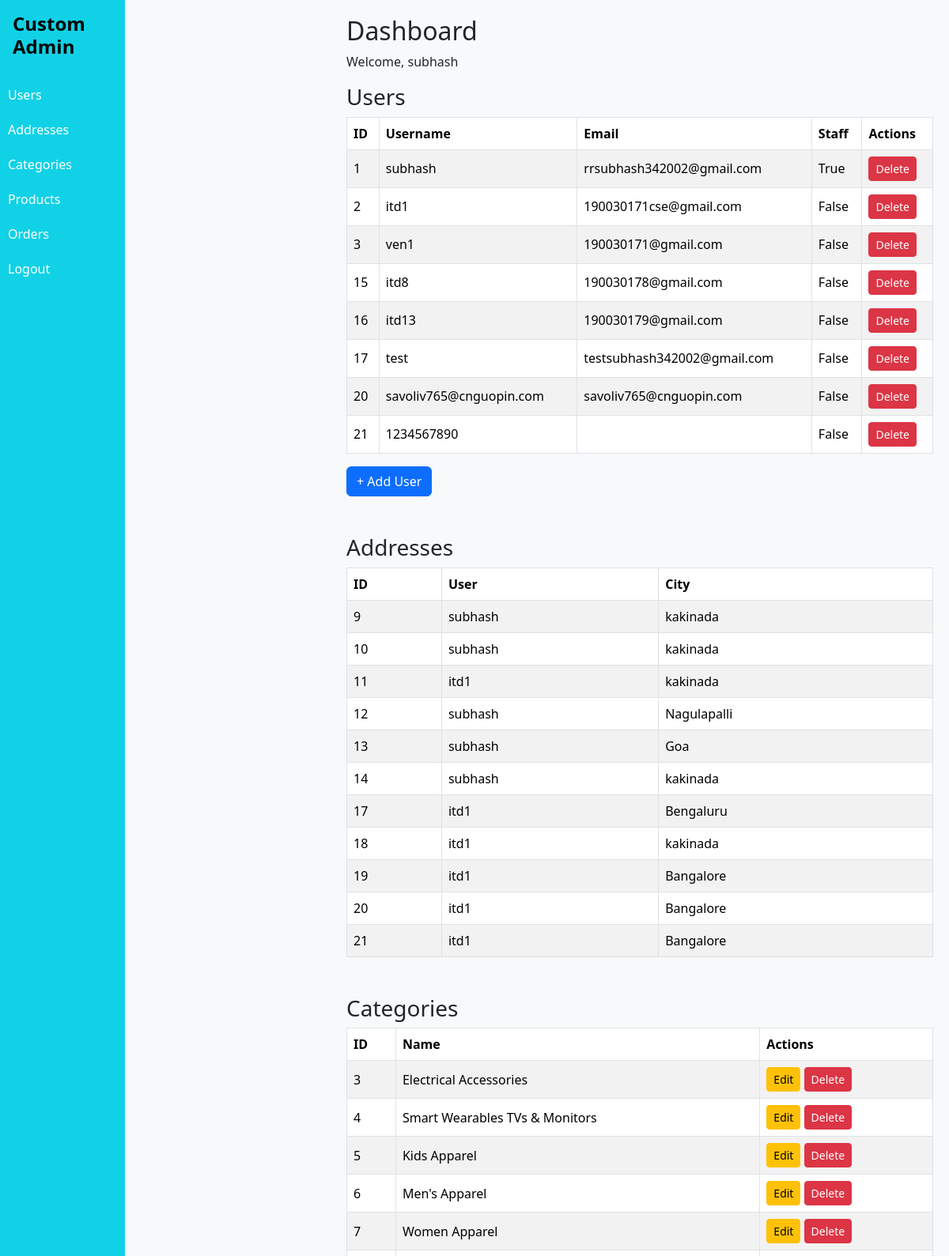
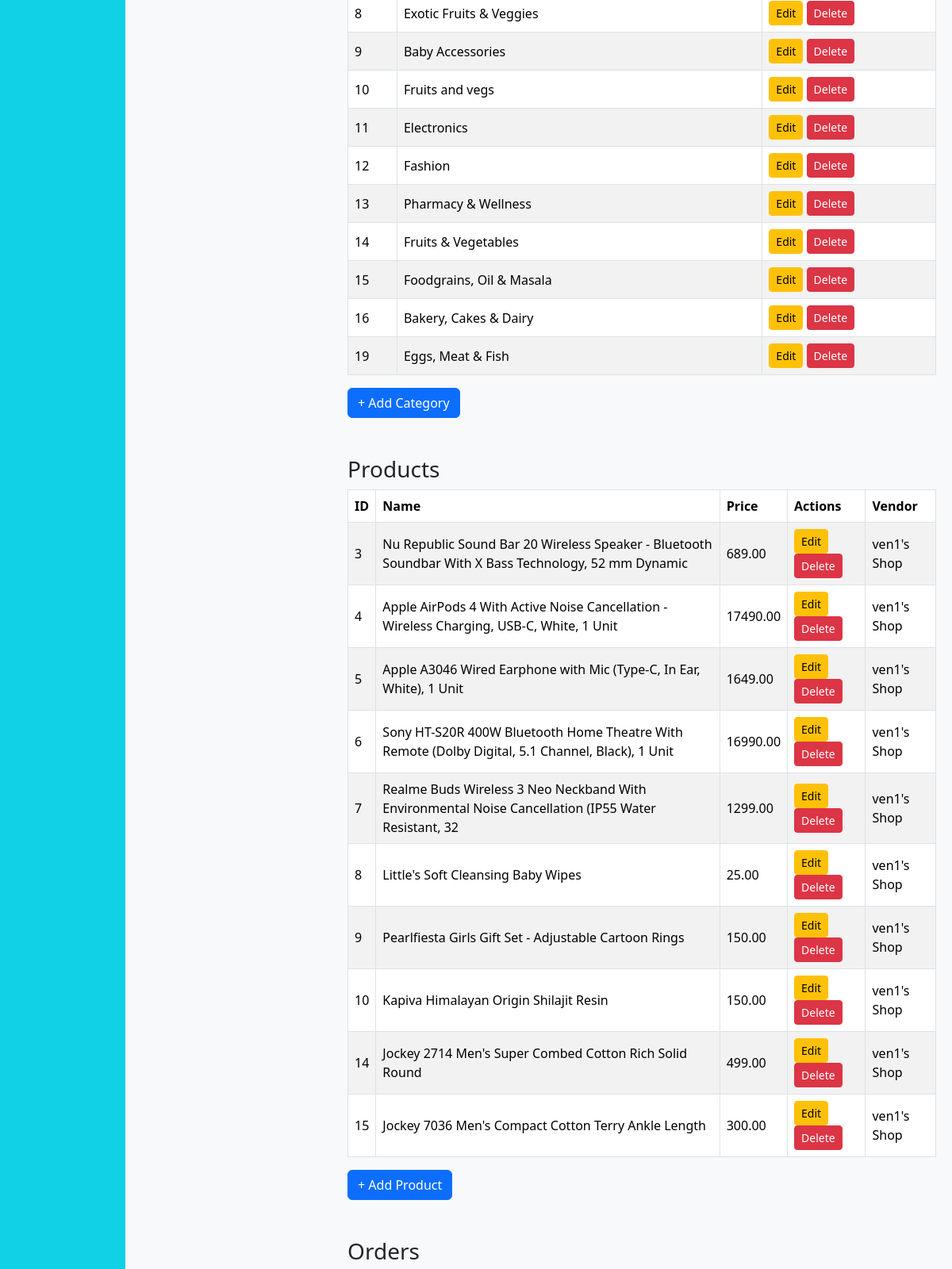
The page /dashboard/ (signed in, upper part) on the database its author committed (2 pictures, top to bottom).
### accounts/models.py (models this page shows, shortened)
class Address(models.Model):
    user = models.ForeignKey(User, on_delete=models.CASCADE, related_name="addresses")
    customer_name = models.CharField(max_length=100, blank=True, null=True)
    customer_email = models.CharField(max_length=100, blank=True, null=True)
    customer_phone = models.CharField(max_length=100, blank=True, null=True)
    address_line = models.TextField()
    city = models.CharField(max_length=64)
    state = models.CharField(max_length=64, blank=True, null=True)
    pincode = models.CharField(max_length=12, blank=True, null=True)
    address_type = models.CharField(max_length=12, blank=True, null=True,default="home")
    is_default = models.BooleanField(default=False)

### products/models.py (models this page shows, shortened)
class Category(models.Model):
    name = models.CharField(max_length=100)
    class Meta:
        verbose_name_plural = "Main Categories"

class Product(models.Model):
    category = models.ForeignKey(SubSubCategory, on_delete=models.CASCADE, related_name='products',null=True,blank=True)
    main_category = models.ForeignKey(Category, on_delete=models.CASCADE, related_name='products',null=True,blank=True)
    name = models.CharField(max_length=100)
    vendor = models.ForeignKey(
        Vendor,
        on_delete=models.CASCADE,
        related_name='products'
    )
    brand = models.CharField(max_length=100, blank=True, null=True)
    description = models.TextField(blank=True, null=True)
    quantity = models.PositiveIntegerField(default=0,blank=True, null=True)
    weight = models.CharField(max_length=50, null=True, blank=True)   # e.g. "500g"
    weight_250g = models.CharField(max_length=50, null=True, blank=True)
    price_250g = models.DecimalField(max_digits=8, decimal_places=2, null=True, blank=True)
    mrp = models.DecimalField(max_digits=8, decimal_places=2, null=True, blank=True)
    price = models.DecimalField(max_digits=8, decimal_places=2, null=True, blank=True)
    discount_percent = models.DecimalField(max_digits=5, decimal_places=2, null=True, blank=True)
    price_per_g = models.DecimalField(max_digits=8, decimal_places=2, null=True, blank=True)
    image = models.CharField(max_length=500, blank=True, null=True)
    image1 = models.CharField(max_length=500, blank=True, null=True)
    image2 = models.CharField(max_length=500, blank=True, null=True)
    image3 = models.CharField(max_length=500, blank=True, null=True)

### vendor/models.py (models this page shows)
class Vendor(models.Model):
    user = models.OneToOneField(
        Profile,
        on_delete=models.CASCADE,
        limit_choices_to={'s_vendor': True},
        null=True,
        blank=True,
    )
    shop_name = models.CharField(max_length=150)
    gst_number = models.CharField(max_length=20, blank=True, null=True)
    pan_number = models.CharField(max_length=10, blank=True, null=True)
    registration_number = models.CharField(max_length=100, blank=True, null=True)
    phone_number = models.CharField(max_length=32, blank=True, null=True)
    shop_image = models.TextField(default="",blank=True, null=True)
    def __str__(self):
        return self.shop_name

### dashboard/views.py (the view)
# urls.py: path('', views.custom_admin_dashboard, name='custom_admin_dashboard'),
@login_required
def custom_admin_dashboard(request):
    context = {
        "users": User.objects.all(),
        "addresses": Address.objects.all(),
        "products": Product.objects.all(),
        "orders": Order.objects.all(),
        "order_items": OrderItem.objects.all(),
        "delivery_slots": DeliverySlot.objects.all(),
        "cart_items": CartItem.objects.all(),
        "categories": Category.objects.all(),
    }
    return render(request, "dashboard/dashboard.html", context)

### templates/dashboard/dashboard.html (shortened to what this page needs)
<!DOCTYPE html>
<html lang="en">
<head>
  <link rel="stylesheet" href="https://cdn.jsdelivr.net/npm/bootstrap@5.3.2/dist/css/bootstrap.min.css">
</head>
<body>
  <div class="d-flex">
    <div class="sidebar">
      <h4 class="p-3" style="font-weight: 800;color: black;">Custom Admin</h4>
      <a href="#users">Users</a>
      <a href="#addresses">Addresses</a>
      <a href="#categories">Categories</a>
      <a href="#products">Products</a>
      <a href="#orders">Orders</a>
      <a href="{% url 'logout' %}">Logout</a>
    </div>
    <div class="content">
      <h2>Dashboard</h2>
      <p>Welcome, {{ request.user.username }}</p>
      <div id="users" class="mb-5">
        <h3>Users</h3>
        <table class="table table-bordered table-striped">
          <thead>
            <tr>
              <th>ID</th>
              <th>Username</th>
              <th>Email</th>
              <th>Staff</th>
              <th>Actions</th>
            </tr>
          </thead>
          <tbody>
            {% for user in users %}
            <tr>
              <td>{{ user.id }}</td>
              <td>{{ user.username }}</td>
              <td>{{ user.email }}</td>
              <td>{{ user.is_staff }}</td>
              <td>
                <a href="{% url 'delete_user' user.id %}" class="btn btn-sm btn-danger">Delete</a>
              </td>
            </tr>
            {% empty %}
            <tr>
              <td colspan="5">No users found</td>
            </tr>
            {% endfor %}
          </tbody>
        </table>
        <a href="{% url 'add_user' %}" class="btn btn-primary">+ Add User</a>
      </div>
      <div id="addresses" class="mb-5">
        <h3>Addresses</h3>
        <table class="table table-bordered table-striped">
          <thead>
            <tr>
              <th>ID</th>
              <th>User</th>
              <th>City</th>
            </tr>
          </thead>
          <tbody>
            {% for addr in addresses %}
            <tr>
              <td>{{ addr.id }}</td>
              <td>{{ addr.user.username }}</td>
              <td>{{ addr.city }}</td>
            </tr>
            {% empty %}
            <tr>
              <td colspan="4">No addresses found</td>
            </tr>
            {% endfor %}
          </tbody>
        </table>
      </div>
      <div id="categories" class="mb-5">
        <h3>Categories</h3>
        <table class="table table-bordered table-striped">
          <thead>
            <tr>
              <th>ID</th>
              <th>Name</th>
              <th>Actions</th>
            </tr>
          </thead>
          <tbody>
            {% for cat in categories %}
            <tr>
              <td>{{ cat.id }}</td>
              <td>{{ cat.name }}</td>
              <td>
                <a href="{% url 'edit_category' cat.id %}" class="btn btn-sm btn-warning">Edit</a>
                <a href="{% url 'delete_category' cat.id %}" class="btn btn-sm btn-danger">Delete</a>
              </td>
            </tr>
            {% empty %}
            <tr>
              <td colspan="3">No categories found</td>
            </tr>
            {% endfor %}
          </tbody>
        </table>
        <a href="{% url 'add_category' %}" class="btn btn-primary">+ Add Category</a>
      </div>
      <div id="products" class="mb-5">
        <h3>Products</h3>
        <table class="table table-bordered table-striped">
          <thead>
            <tr>
              <th>ID</th>
              <th>Name</th>
              <th>Price</th>
              <th>Actions</th>
              <th>Vendor</th>
            </tr>
          </thead>
          <tbody>
            {% for product in products %}
            <tr>
              <td>{{ product.id }}</td>
              <td>{{ product.name }}</td>
              <td>{{ product.price }}</td>
              <td>
                <a href="{% url 'edit_product' product.id %}" class="btn btn-sm btn-warning">Edit</a>
                <a href="{% url 'delete_product' product.id %}" class="btn btn-sm btn-danger">Delete</a>
              </td>
              <td>{{ product.vendor }}</td>
            </tr>
            {% empty %}
            <tr>
              <td colspan="4">No products found</td>
            </tr>
            {% endfor %}
          </tbody>
        </table>
        <a href="{% url 'add_product' %}" class="btn btn-primary">+ Add Product</a>
      </div>
      <div id="orders" class="mb-5">
        <h3>Orders</h3>
      </div>
    </div>
  </div>
</body>
</html>

### templates/dashboard/dashboard.html (style rules this page uses)
body { background: #f8f9fa; }
.sidebar { width: 250px; background: #11d1e6; min-height: 100vh; color: rgb(12, 12, 12); }
.sidebar a { display: block; padding: 10px; color: white; text-decoration: none; }
.content { margin-left: 260px; padding: 20px; }
.table th, .table td { vertical-align: middle; }

### rows shown on the page
Address: id "9", user.username "subhash", city "kakinada"
Address: id "10", user.username "subhash", city "kakinada"
Address: id "11", user.username "itd1", city "kakinada"
Address: id "12", user.username "subhash", city "Nagulapalli"
Address: id "13", user.username "subhash", city "Goa"
Address: id "14", user.username "subhash", city "kakinada"
Address: id "17", user.username "itd1", city "Bengaluru"
Address: id "18", user.username "itd1", city "kakinada"
Address: id "19", user.username "itd1", city "Bangalore"
Address: id "20", user.username "itd1", city "Bangalore"
Address: id "21", user.username "itd1", city "Bangalore"
Category: id "3", name "Electrical Accessories"
Category: id "4", name "Smart Wearables TVs & Monitors"
Category: id "5", name "Kids Apparel"
Category: id "6", name "Men's Apparel"
Category: id "7", name "Women Apparel"
Category: id "8", name "Exotic Fruits & Veggies"
Category: id "9", name "Baby Accessories"
Category: id "10", name "Fruits and vegs"
Category: id "11", name "Electronics"
Category: id "12", name "Fashion"
Category: id "13", name "Pharmacy & Wellness"
Category: id "14", name "Fruits & Vegetables"
Category: id "15", name "Foodgrains, Oil & Masala"
Category: id "16", name "Bakery, Cakes & Dairy"
Category: id "19", name "Eggs, Meat & Fish"
Product: id "3", name "Nu Republic Sound Bar 20 Wireless Speaker - Bluetooth Soundbar With X Bass Technology, 52 mm Dynamic", price "689.00", vendor "ven1's Shop"
Product: id "4", name "Apple AirPods 4 With Active Noise Cancellation - Wireless Charging, USB-C, White, 1 Unit", price "17490.00", vendor "ven1's Shop"
Product: id "5", name "Apple A3046 Wired Earphone with Mic (Type-C, In Ear, White), 1 Unit", price "1649.00", vendor "ven1's Shop"
Product: id "6", name "Sony HT-S20R 400W Bluetooth Home Theatre With Remote (Dolby Digital, 5.1 Channel, Black), 1 Unit", price "16990.00", vendor "ven1's Shop"
Product: id "7", name "Realme Buds Wireless 3 Neo Neckband With Environmental Noise Cancellation (IP55 Water Resistant, 32", price "1299.00", vendor "ven1's Shop"
Product: id "8", name "Little's Soft Cleansing Baby Wipes", price "25.00", vendor "ven1's Shop"
Product: id "9", name "Pearlfiesta Girls Gift Set - Adjustable Cartoon Rings", price "150.00", vendor "ven1's Shop"
Product: id "10", name "Kapiva Himalayan Origin Shilajit Resin", price "150.00", vendor "ven1's Shop"
Product: id "14", name "Jockey 2714 Men's Super Combed Cotton Rich Solid Round", price "499.00", vendor "ven1's Shop"
Product: id "15", name "Jockey 7036 Men's Compact Cotton Terry Ankle Length", price "300.00", vendor "ven1's Shop"

### other values the page prints
{{ request.user.username }} "subhash"
{{ user.id }} "1"
{{ user.username }} "subhash"
{{ user.email }} "rrsubhash342002@gmail.com"
{{ user.is_staff }} "True"
{{ user.id }} "2"
{{ user.username }} "itd1"
{{ user.email }} "190030171cse@gmail.com"
{{ user.is_staff }} "False"
{{ user.id }} "3"
{{ user.username }} "ven1"
{{ user.email }} "190030171@gmail.com"
{{ user.id }} "15"
{{ user.username }} "itd8"
{{ user.email }} "190030178@gmail.com"
